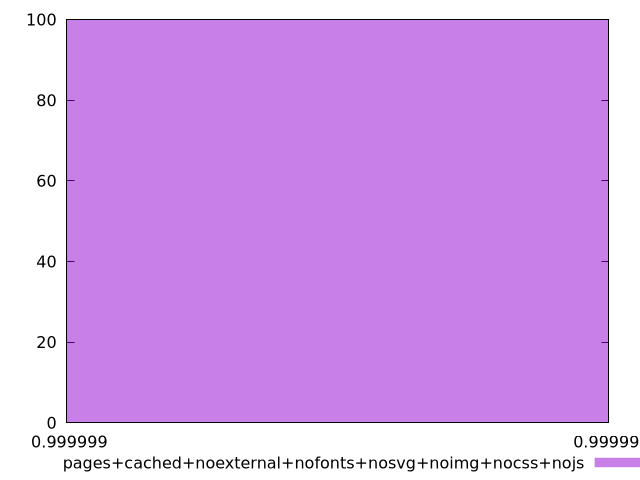

This figure's gnuplot source:
$_pagesCachedNoexternalNofontsNosvgNoimgNocssNojs <<EOF
0.9999993380488859 100
EOF
set key outside below
set terminal pngcairo
set output "report_00005_2020-11-02T22-26-11.212Z/estimated-input-latency/pages+cached+noexternal+nofonts+nosvg+noimg+nocss+nojs//hist.png"
set yrange [0:100]
set boxwidth 4.323062270729413e-16
set style fill transparent solid 0.5 noborder
plot $_pagesCachedNoexternalNofontsNosvgNoimgNocssNojs title "pages+cached+noexternal+nofonts+nosvg+noimg+nocss+nojs" with boxes ,
